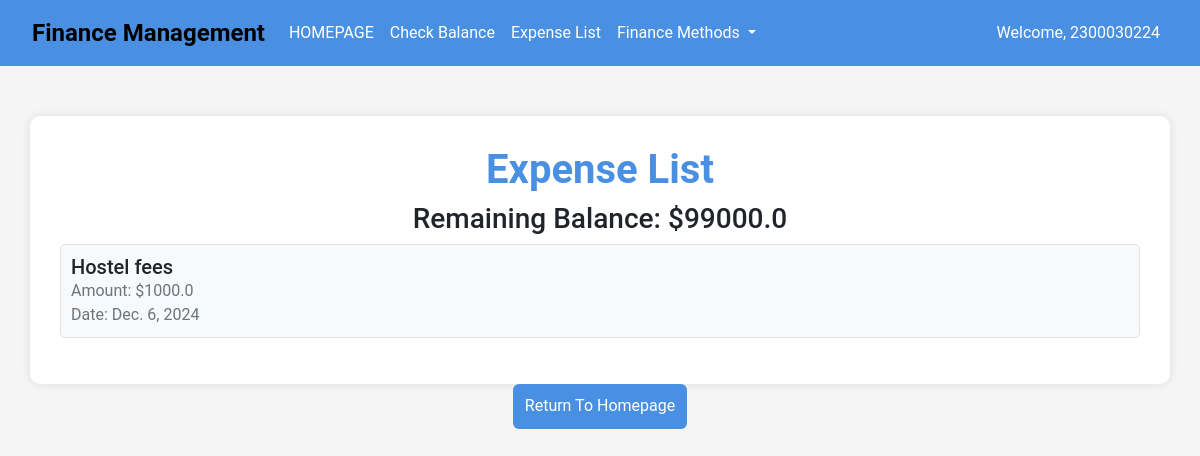
The app's page /UserApp/expense_list/ (signed in) with its own data.
### UserApp/models.py (models this page shows)
class Expense(models.Model):
    user = models.ForeignKey(User, on_delete=models.CASCADE, default=1)
    name = models.CharField(max_length=100)
    amount = models.FloatField()
    date = models.DateField(default=timezone.now)

### UserApp/views.py (the view)
# urls.py: path('expense_list/', views.expense_list, name='expense_list'),
def expense_list(request):
    expenses = Expense.objects.filter(user=request.user)
    total_expenses = sum(expense.amount for expense in expenses)
    try:
        user_balance = UserBalance.objects.get(user=request.user)
    except UserBalance.DoesNotExist:
        user_balance = None  # or handle it in another way, e.g., create a new UserBalance object
    remaining_balance = user_balance.balance - total_expenses if user_balance else 0
    return render(request, 'UserApp/ExpenceList.html', {
        'expenses': expenses,
        'total_expenses': total_expenses,
        'remaining_balance': remaining_balance
    })

### templates/UserApp/ExpenceList.html (shortened to what this page needs)
{% load static %}
<html>
<head>
    <link href="https://cdn.jsdelivr.net/npm/bootstrap@5.3.3/dist/css/bootstrap.min.css" rel="stylesheet">
</head>
<body style="background-color: #f5f5f5; font-family: 'Roboto', sans-serif;">
    <nav class="navbar navbar-expand-lg navbar-custom">
        <div class="container-fluid">
            <a class="navbar-brand" href="{% url 'UserApp:userhomepagecall' %}">Finance Management</a>
            <div class="collapse navbar-collapse" id="navbarNavDropdown">
                <ul class="navbar-nav">
                    <li class="nav-item">
                           <a class="nav-link" href="{% url 'UserApp:userhomepagecall' %}">HOMEPAGE</a>
                    </li>
                    <li class="nav-item">
                        <a class="nav-link" href="{% url 'UserApp:balancecheckpagecall' %}">Check Balance</a>
                    </li>
                    <li class="nav-item">
                        <a class="nav-link" href="{% url 'UserApp:expense_list' %}">Expense List</a>
                    </li>
                    <li class="nav-item dropdown">
                        <a class="nav-link dropdown-toggle" href="#" id="navbarDropdownMenuLink" role="button" data-bs-toggle="dropdown" aria-expanded="false">
                            Finance Methods
                        </a>
                    </li>
                </ul>
            </div>
            <ul class="navbar-nav ms-auto">
                {% if user.is_authenticated %}
                    <li class="nav-item">
                        <span class="nav-link" style="color: #fff;">Welcome, {{ user.username }}</span>
                    </li>
                {% endif %}
            </ul>
        </div>
    </nav>
    <div class="container expense-container">
        <h1 class="text-center">Expense List</h1>
        <div class="text-center">
            <h3>Remaining Balance: ${{ remaining_balance }}</h3>
        </div>
        <ul class="expense-list" style="list-style-type: none; padding: 0;">
            {% for expense in expenses %}
                <li class="expense-item">
                    <h5>{{ expense.name }}</h5>
                    <p>Amount: ${{ expense.amount }}</p>
                    <p>Date: {{ expense.date }}</p>
                </li>
            {% endfor %}
        </ul>
    </div>
    <center>
        <button class="btn btn-custom" onclick="window.location.href='{% url 'UserApp:userhomepagecall' %}'">Return To Homepage</button>
    </center>
</body>
</html>

### templates/UserApp/ExpenceList.html (style rules this page uses)
.navbar-custom { background-color: #4a90e2; padding: 10px 20px; }
.navbar-custom .navbar-brand { font-size: 1.5rem; font-weight: bold; }
.navbar-custom .nav-link { color: #fff; font-size: 1rem; }
.expense-container { background-color: #fff; border-radius: 10px; box-shadow: 0 0 10px rgba(0, 0, 0, 0.1); padding: 30px; margin-top: 50px; }
.expense-container h1 { color: #4a90e2; font-weight: bold; }
.expense-item { background-color: #f8f9fa; border: 1px solid #dee2e6; border-radius: 5px; padding: 10px; margin-bottom: 10px; transition: background-color 0.3s, transform 0.3s; }
.expense-item h5 { margin: 0; font-size: 1.25rem; }
.expense-item p { margin: 0; color: #6c757d; }
.btn-custom { background-color: #4a90e2; color: white; height: 45px; border: none; transition: background-color 0.3s; }

### records on screen
Expense: name "Hostel fees", amount "1000.0", date "Dec. 6, 2024"

### other values on screen
{{ user.username }} "2300030224"
{{ remaining_balance }} "99000.0"
